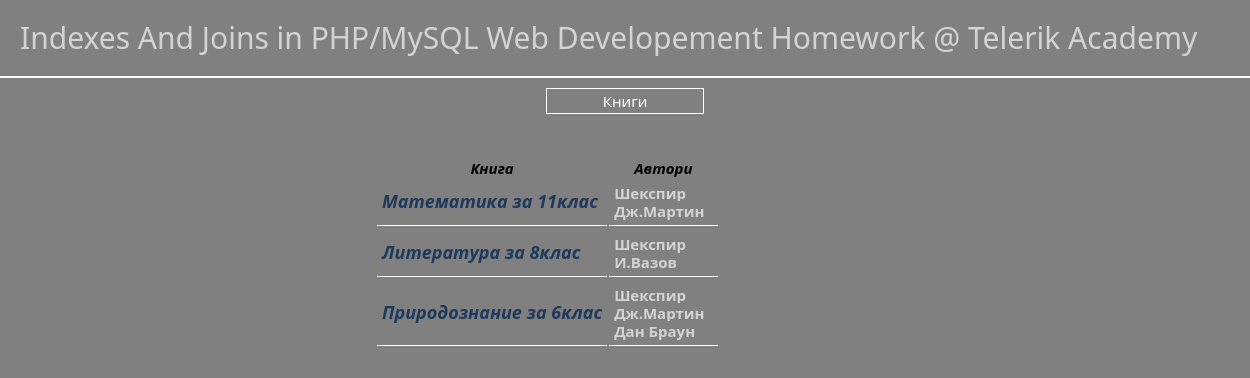
Page /homework4/booksList.php?authorID=1 on the committed database.
### tables this page shows
CREATE TABLE IF NOT EXISTS `books_authors` (
  `book_id` int(11) NOT NULL,
  `author_id` int(11) NOT NULL,
  KEY `book_id` (`book_id`),
  KEY `author_id` (`author_id`)
);

CREATE TABLE IF NOT EXISTS `books` (
  `book_id` int(11) NOT NULL AUTO_INCREMENT,
  `book_title` varchar(250) NOT NULL,
  PRIMARY KEY (`book_id`)
);

CREATE TABLE IF NOT EXISTS `authors` (
  `author_id` int(11) NOT NULL AUTO_INCREMENT,
  `author_name` varchar(250) NOT NULL,
  PRIMARY KEY (`author_id`)
);

### homework4/booksList.php (the view, shortened to what this page needs)
<?php
include './includes/header.php';
require './includes/globals.php';
?>
<div class="index-btn"><a href="index.php">Книги</a></div>
<div class="table-wrapper">
<table>
<tr><th>Книга</th><th>Автори</th></tr>
<?php
        if ($connection) {
            if (isset($_GET['authorID']) && is_numeric($_GET['authorID'])) {
                $getAllBooksByAuthorQuery = mysqli_query($connection, 'SELECT * FROM authors INNER JOIN books_authors ON authors.author_id=books_authors.author_id INNER JOIN books ON books_authors.book_id=books.book_id WHERE authors.author_id="'.$_GET['authorID'].'"');
                if ($getAllBooksByAuthorQuery->num_rows > 0) {
                     while ($row=$getAllBooksByAuthorQuery->fetch_assoc()) {
                        echo '<tr><td><div class="book-title">'.$row['book_title'].'</div></td><td>';
                        $getAllAuthorsForGivenBookQuery = mysqli_query($connection, 'SELECT * FROM authors INNER JOIN books_authors ON authors.author_id=books_authors.author_id INNER JOIN books ON books_authors.book_id=books.book_id WHERE book_title="'.$row['book_title'].'"');
                        while ($row2=$getAllAuthorsForGivenBookQuery->fetch_assoc()) {
                            echo '<div class="author-name"><a href="booksList.php?authorID='.$row2['author_id'].'">'.$row2['author_name'].' </a></div>';
                        }
                     echo '</td><tr>';
                     }
                }
                else {
                    echo '<div class="error-msg">No such author or no books added with this author</div>';
                }
            }
            else {
                echo '<div class="error-msg">No such author</div>';
            }
        }
        else    {
            echo 'No connection to database - '.mysqli_connect_error();
        }
?>
</table>
</div>
<?php
include './includes/footer.php';
?>

### homework4/includes/header.php (shortened to what this page needs)
<!DOCTYPE html>
<html>
    <head>
    </head>
    <body>
        <div id="header">
            Indexes And Joins in PHP/MySQL Web Developement Homework @ Telerik Academy
        </div>

### homework4/includes/footer.php
</body>
</html>

### rows in the picture
books_authors: book.book_title "Математика за 11клас", author.author_name "Шекспир"
books_authors: author.author_name "Дж.Мартин"
books_authors: book.book_title "Литература за 8клас", author.author_name "Шекспир"
books_authors: author.author_name "И.Вазов"
books_authors: book.book_title "Природознание за 6клас", author.author_name "Шекспир"
books_authors: author.author_name "Дж.Мартин"
books_authors: author.author_name "Дан Браун"
